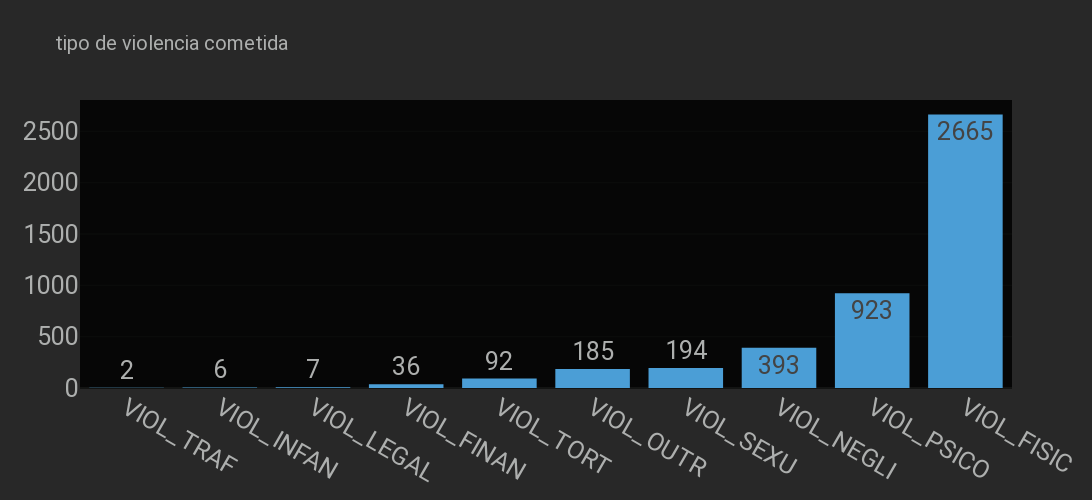

Notebook code for this chart:
### Code cell
grafico_info(tip_de_violencia,'tipo de violencia cometida')

### Figure 1 — Plotly figure (JSON) as saved in the notebook; plotly's stock layout.template omitted (floating-point values rounded to 4 significant figures)
{"data": [{"alignmentgroup": "True", "bingroup": "x", "histfunc": "sum", "hovertemplate": "index=%{x}<br>sum of A=%{y}<extra></extra>", "legendgroup": "", "marker": {"color": "#4b9ed6", "pattern": {"shape": ""}}, "name": "", "offsetgroup": "", "orientation": "v", "showlegend": false, "texttemplate": "%{value}", "type": "histogram", "x": ["VIOL_TRAF", "VIOL_INFAN", "VIOL_LEGAL", "VIOL_FINAN", "VIOL_TORT", "VIOL_OUTR", "VIOL_SEXU", "VIOL_NEGLI", "VIOL_PSICO", "VIOL_FISIC"], "xaxis": "x", "y": [2, 6, 7, 36, 92, 185, 194, 393, 923, 2665], "yaxis": "y"}], "layout": {"barmode": "relative", "font": {"size": 25}, "height": 500, "legend": {"tracegroupgap": 0}, "showlegend": false, "title": {"font": {"size": 20}, "text": "tipo de violencia cometida"}, "width": 1550, "xaxis": {"anchor": "y", "domain": [0, 1], "title": {}}, "yaxis": {"anchor": "x", "domain": [0, 1], "title": {}}}}
